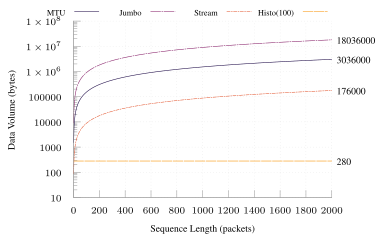

This figure's gnuplot source:
set terminal tikz standalone color size 9cm,6cm font '\scriptsize' preamble '\usepackage{microtype} \usepackage{times} \usepackage[T1]{fontenc} \usepackage{siunitx}\sisetup{detect-all}'
set output "histo-sz-v6.tex"

load "gnuplot-palettes/inferno.pal"

set style line 102 lc rgb '#a0a0a0' lt 1 lw 1
set border ls 102
set colorbox border 102
set key textcolor rgb "black"
set tics textcolor rgb "black"
set label textcolor rgb "black"

set border 3
set grid x y
set xtics nomirror
set ytics nomirror

#set key autotitle columnhead
set datafile separator ","

set xlabel "Sequence Length (packets)"
set ylabel "Data Volume (bytes)"

# set yrange [0.0:1.0]
set key outside top horizontal
set key font ",6"

set logscale y

plot "< awk -F, '$1==\"MTU\" { print $0 }' ../results/histo-sz/volume-v6.csv" u 2:3 w lines title "MTU" ls 2 dt 1,\
	"< awk -F, -v OFS=',' '$1==\"MTU\" { OFMT = \"%.0f\"; print $2, 0+$3 }' ../results/histo-sz/volume-v6.csv | tail -n 1" u 1:2:2 w labels left notitle,\
	"< awk -F, '$1==\"Jumbo\" { print $0 }' ../results/histo-sz/volume-v6.csv" u 2:3 w lines title "Jumbo" ls 4 dt (18,2,2,2),\
	"< awk -F, -v OFS=',' '$1==\"Jumbo\" { OFMT = \"%.0f\"; print $2, 0+$3 }' ../results/histo-sz/volume-v6.csv | tail -n 1" u 1:2:2 w labels left notitle,\
	"< awk -F, '$1==\"Stream\" { print $0 }' ../results/histo-sz/volume-v6.csv" u 2:3 w lines title "Stream" ls 6 dt (6,2,2,2),\
	"< awk -F, -v OFS=',' '$1==\"Stream\" { OFMT = \"%.0f\"; print $2, 0+$3 }' ../results/histo-sz/volume-v6.csv | tail -n 1" u 1:2:2 w labels left notitle,\
	"< awk -F, '$1==\"Histo\" { print $0 }' ../results/histo-sz/volume-v6.csv" u 2:3 w lines title "Histo(100)" ls 7 dt (18,2),\
	"< awk -F, -v OFS=',' '$1==\"Histo\" { OFMT = \"%.0f\"; print $2, 0+$3 }' ../results/histo-sz/volume-v6.csv | tail -n 1" u 1:2:2 w labels left notitle,\
